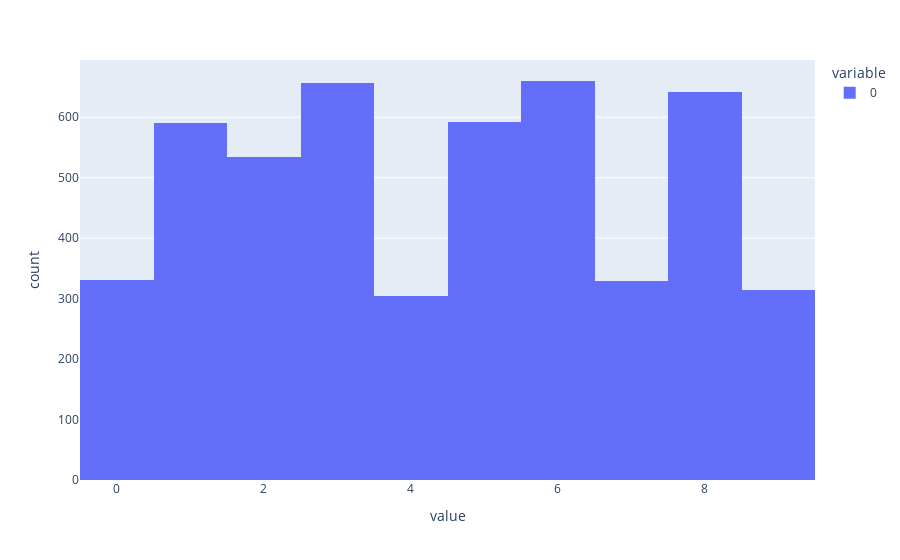

This figure's notebook cell:
### Code cell
signal = [example[1].item() for example in example_dataset if example[0][-1] == 0]
noise = [example[1].item() for example in example_dataset if example[0][-1] != 0]

print(len(signal), len(noise))

px.histogram(signal)
#px.histogram(noise)

## repeated ints < 5 are half as likely in the signal dataset. This shouldn't matter, but could check to see if those outputs (0, 4, 7, 9) are treated systematically differently by the model

### Figure 1 — Plotly figure (JSON) as saved in the notebook; plotly's stock layout.template omitted (floating-point values rounded to 4 significant figures; data arrays with more than 128 entries replaced by an {"elided": "..."} marker saying what was removed)
{"data": [{"alignmentgroup": "True", "bingroup": "x", "hovertemplate": "variable=0<br>value=%{x}<br>count=%{y}<extra></extra>", "legendgroup": "0", "marker": {"color": "#636efa", "pattern": {"shape": ""}}, "name": "0", "offsetgroup": "0", "orientation": "v", "showlegend": true, "type": "histogram", "x": {"elided": "4957 int values"}, "xaxis": "x", "yaxis": "y"}], "layout": {"barmode": "relative", "legend": {"title": {"text": "variable"}, "tracegroupgap": 0}, "margin": {"t": 60}, "xaxis": {"anchor": "y", "domain": [0, 1], "title": {"text": "value"}}, "yaxis": {"anchor": "x", "domain": [0, 1], "title": {"text": "count"}}}}
